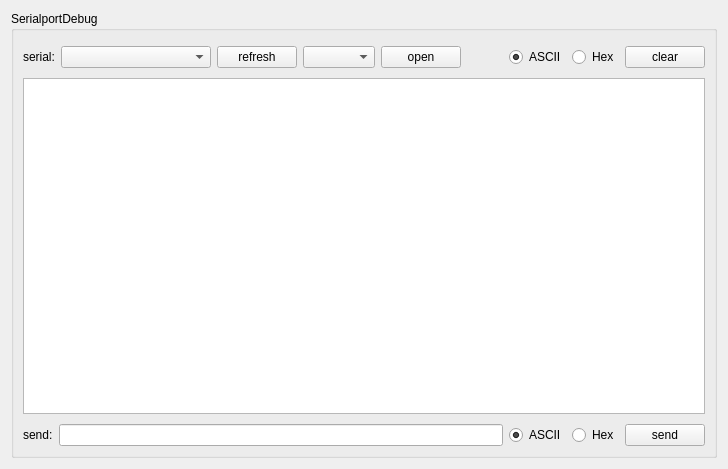
<?xml version="1.0" encoding="UTF-8"?>
<ui version="4.0">
 <class>DSerialTestForm</class>
 <widget class="QWidget" name="DSerialTestForm">
  <property name="geometry">
   <rect>
    <x>0</x>
    <y>0</y>
    <width>728</width>
    <height>469</height>
   </rect>
  </property>
  <property name="windowTitle">
   <string notr="true">DSerialTestForm</string>
  </property>
  <layout class="QVBoxLayout" name="serialPageLayout">
   <item>
    <widget class="QGroupBox" name="groupBox_serial">
     <property name="title">
      <string>SerialportDebug</string>
     </property>
     <layout class="QVBoxLayout" name="groupBox_verticalLayout">
      <property name="spacing">
       <number>10</number>
      </property>
      <property name="topMargin">
       <number>15</number>
      </property>
      <item>
       <widget class="QWidget" name="serial_head_widget" native="true">
        <layout class="QHBoxLayout" name="horizontalLayout_3">
         <property name="leftMargin">
          <number>0</number>
         </property>
         <property name="topMargin">
          <number>0</number>
         </property>
         <property name="rightMargin">
          <number>0</number>
         </property>
         <property name="bottomMargin">
          <number>0</number>
         </property>
         <item>
          <widget class="QLabel" name="label_serial">
           <property name="text">
            <string>serial:</string>
           </property>
          </widget>
         </item>
         <item>
          <widget class="QComboBox" name="combo_port">
           <property name="sizePolicy">
            <sizepolicy hsizetype="Expanding" vsizetype="Fixed">
             <horstretch>0</horstretch>
             <verstretch>0</verstretch>
            </sizepolicy>
           </property>
           <property name="minimumSize">
            <size>
             <width>150</width>
             <height>0</height>
            </size>
           </property>
           <property name="focusPolicy">
            <enum>Qt::ClickFocus</enum>
           </property>
          </widget>
         </item>
         <item>
          <widget class="QPushButton" name="btn_refresh">
           <property name="text">
            <string>refresh</string>
           </property>
          </widget>
         </item>
         <item>
          <widget class="QComboBox" name="comboBox_baud"/>
         </item>
         <item>
          <widget class="QPushButton" name="btn_open">
           <property name="text">
            <string>open</string>
           </property>
          </widget>
         </item>
         <item>
          <spacer name="horizontalSpacer_1">
           <property name="orientation">
            <enum>Qt::Horizontal</enum>
           </property>
           <property name="sizeType">
            <enum>QSizePolicy::Preferred</enum>
           </property>
           <property name="sizeHint" stdset="0">
            <size>
             <width>100</width>
             <height>20</height>
            </size>
           </property>
          </spacer>
         </item>
         <item>
          <widget class="QRadioButton" name="rBtn_receive_ascii">
           <property name="text">
            <string notr="true">ASCII</string>
           </property>
           <property name="checked">
            <bool>true</bool>
           </property>
          </widget>
         </item>
         <item>
          <widget class="QRadioButton" name="rBtn_receive_hex">
           <property name="text">
            <string notr="true">Hex</string>
           </property>
          </widget>
         </item>
         <item>
          <widget class="QPushButton" name="btn_clear">
           <property name="text">
            <string>clear</string>
           </property>
          </widget>
         </item>
        </layout>
       </widget>
      </item>
      <item>
       <widget class="QPlainTextEdit" name="plainTextEdit"/>
      </item>
      <item>
       <widget class="QWidget" name="serial_send_widget" native="true">
        <layout class="QHBoxLayout" name="horizontalLayout_2">
         <property name="leftMargin">
          <number>0</number>
         </property>
         <property name="topMargin">
          <number>0</number>
         </property>
         <property name="rightMargin">
          <number>0</number>
         </property>
         <property name="bottomMargin">
          <number>0</number>
         </property>
         <item>
          <widget class="QLabel" name="label_send">
           <property name="maximumSize">
            <size>
             <width>42</width>
             <height>16777215</height>
            </size>
           </property>
           <property name="text">
            <string>send:</string>
           </property>
          </widget>
         </item>
         <item>
          <widget class="QLineEdit" name="lineEdit_send"/>
         </item>
         <item>
          <widget class="QRadioButton" name="rBtn_send_ascii">
           <property name="text">
            <string notr="true">ASCII</string>
           </property>
           <property name="checked">
            <bool>true</bool>
           </property>
          </widget>
         </item>
         <item>
          <widget class="QRadioButton" name="rBtn_send_hex">
           <property name="text">
            <string notr="true">Hex</string>
           </property>
          </widget>
         </item>
         <item>
          <widget class="QPushButton" name="btn_send">
           <property name="text">
            <string>send</string>
           </property>
          </widget>
         </item>
        </layout>
       </widget>
      </item>
     </layout>
    </widget>
   </item>
  </layout>
 </widget>
 <resources/>
 <connections/>
</ui>
